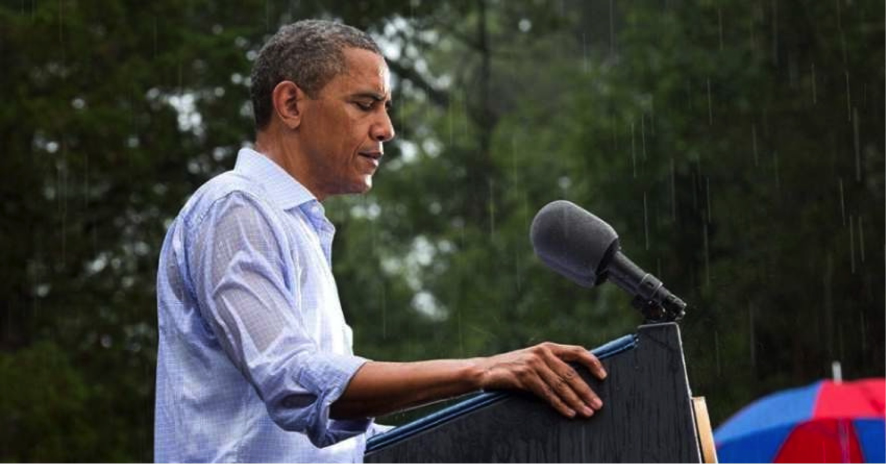
#> input picture experiments/exp3/obama.bmp, 886 x 464 px
$ python color.py
#> lines starting #> are read from the running program, lines starting #| are printed output that depends on the picture
import numpy as np

"""

# https://github.com/smoonka/SuperResolution/blob/master/ycbcr2rgb.m

[0.256788235294118         0.504129411764706        0.0979058823529412
-0.148223529411765        -0.290992156862745        0.43921568627451
 0.43921568627451         -0.367788235294118       -0.0714274509803921] * [R;G;B] + [16;128;128]

"""

ycbcr_from_rgb = np.array([[65.481, 128.553, 24.966],
                           [-37.797, -74.203, 112.0],
                           [112.0, -93.786, -18.214]])

rgb_from_ycbcr = np.linalg.inv(ycbcr_from_rgb)


def rgb2ycbcr(image):
    _type = image.dtype
    _image = image.astype(np.float32)
    if _type != np.uint8:
        _image = _image * 255

    _image = _image @ ycbcr_from_rgb.T / 255

    _image = _image + np.array([[[16, 128, 128]]])

    _image = np.round(_image)
    if _type != np.uint8:
        _image = _image / 255

    return _image.astype(_type)
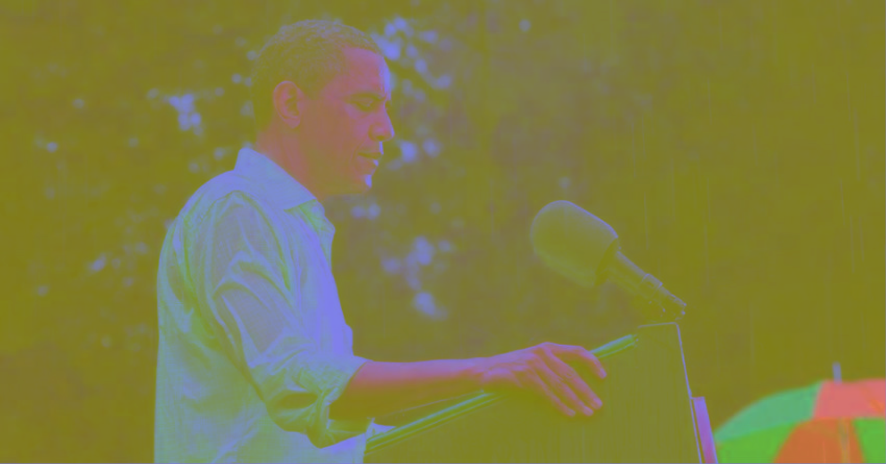
#> returned value: shape (464, 886, 3); mean of channels 0, 1, 2 69.1, 126.2, 128.2; drawn as B, G, R


def ycbcr2rgb(image):
    _type = image.dtype
    _image = image.astype(np.float32)
    if _type != np.uint8:
        _image = _image * 255

    _image = _image - np.array([[[16, 128, 128]]])
    _image = _image @ rgb_from_ycbcr.T * 255

    if _type != np.uint8:
        _image = _image / 255

    return _image.astype(_type)
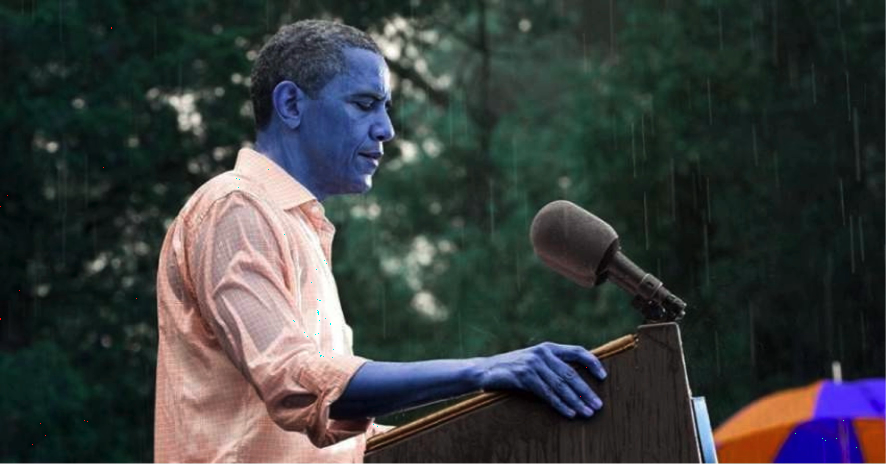
#> returned value: shape (464, 886, 3); mean of channels 0, 1, 2 61.6, 61.9, 57.8; drawn as B, G, R


if __name__ == '__main__':
    import cv2
    import os

    project_root = os.path.abspath(os.path.dirname(os.path.dirname(__file__)))

    _image_ = cv2.imread(os.path.join(project_root, 'experiments/exp3/obama.bmp'))
    rgb = cv2.cvtColor(_image_, cv2.COLOR_BGR2RGB)

    # rgb = rgb.astype(np.float32) / 255
    yuv = rgb2ycbcr(rgb)
    _rgb = ycbcr2rgb(yuv)

    # _rgb = _rgb.astype(np.uint8)

    bgr = cv2.cvtColor(_rgb, cv2.COLOR_RGB2BGR)

    cv2.imshow('asdf', yuv[:, :, 0])
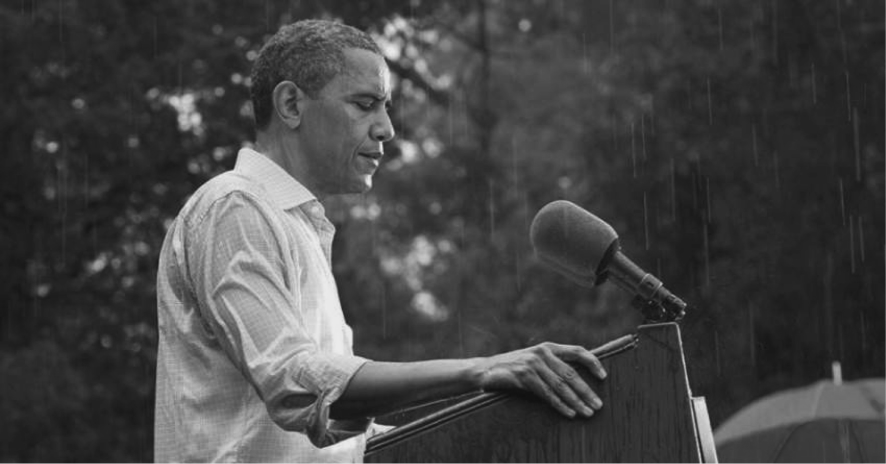
#> window 'asdf': shape (464, 886); min 16, max 235, mean 69.1
    cv2.imshow('bgr', bgr)

    cv2.waitKey()
